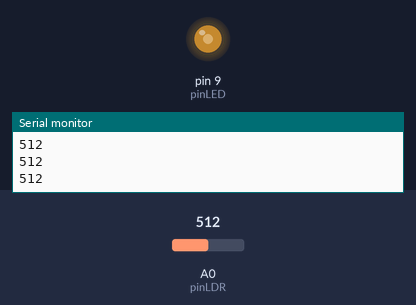
Recording of a sketch running on a simulated Arduino Uno, built with avr-gcc and run on an emulated ATmega328P. On the bench: output pins drawn as LEDs (lit = HIGH), the last lines printed to the serial monitor. The test bench sets the inputs (shaded band); at power-on: A0 (pinLDR) = 512.

Above: at 1.2 s.
1.3 s: A0 (pinLDR) set to 716
At 2.5 s:
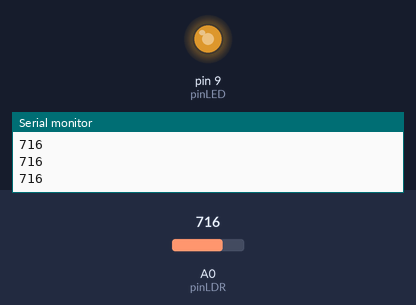
2.8 s: A0 (pinLDR) set to 900
At 4.0 s:
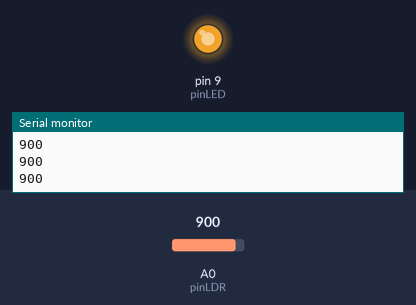
4.3 s: A0 (pinLDR) set to 122
At 5.3 s:
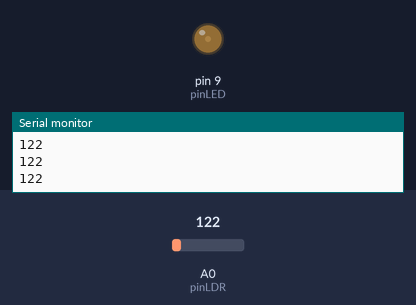
5.8 s: A0 (pinLDR) set to 0
At 6.6 s:
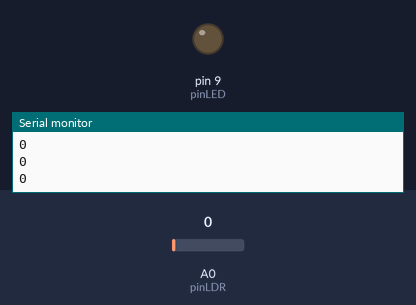
7.3 s: A0 (pinLDR) set to 511
At 7.9 s:
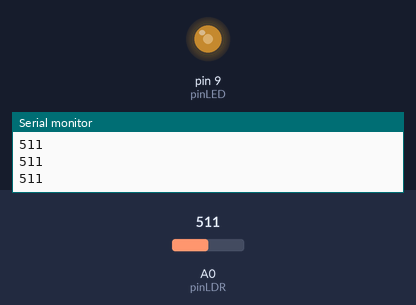
Timing chart, 0 to 9.8 s (numbered marks = the images above; inputs shaded):
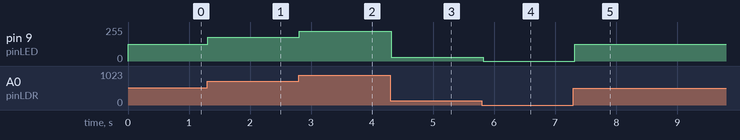

Measured:
- after the input at 1.3 s, pin 9 (pinLED): 127/255 → 178/255 at once
- after the input at 2.8 s, pin 9 (pinLED): 178/255 → 224/255 at once
- after the input at 4.3 s, pin 9 (pinLED): 224/255 → 30/255 at once
- after the input at 5.8 s, pin 9 (pinLED): 30/255 → 0/255 at once
- after the input at 7.3 s, pin 9 (pinLED): 0/255 → 127/255 at once

The sketch:

EJERCICIO_2.ino
```cpp
int pinLDR = A0;
int pinLED = 9;
int valorLDR = 0;

void setup() {

  pinMode(pinLED, OUTPUT);
  Serial.begin(9600);
}

void loop() {

  valorLDR = analogRead(pinLDR);

  Serial.println(valorLDR);
  int brilloLED = map(valorLDR, 0, 1023, 0, 255);

  analogWrite(pinLED, brilloLED);

  delay(100);
}
```
